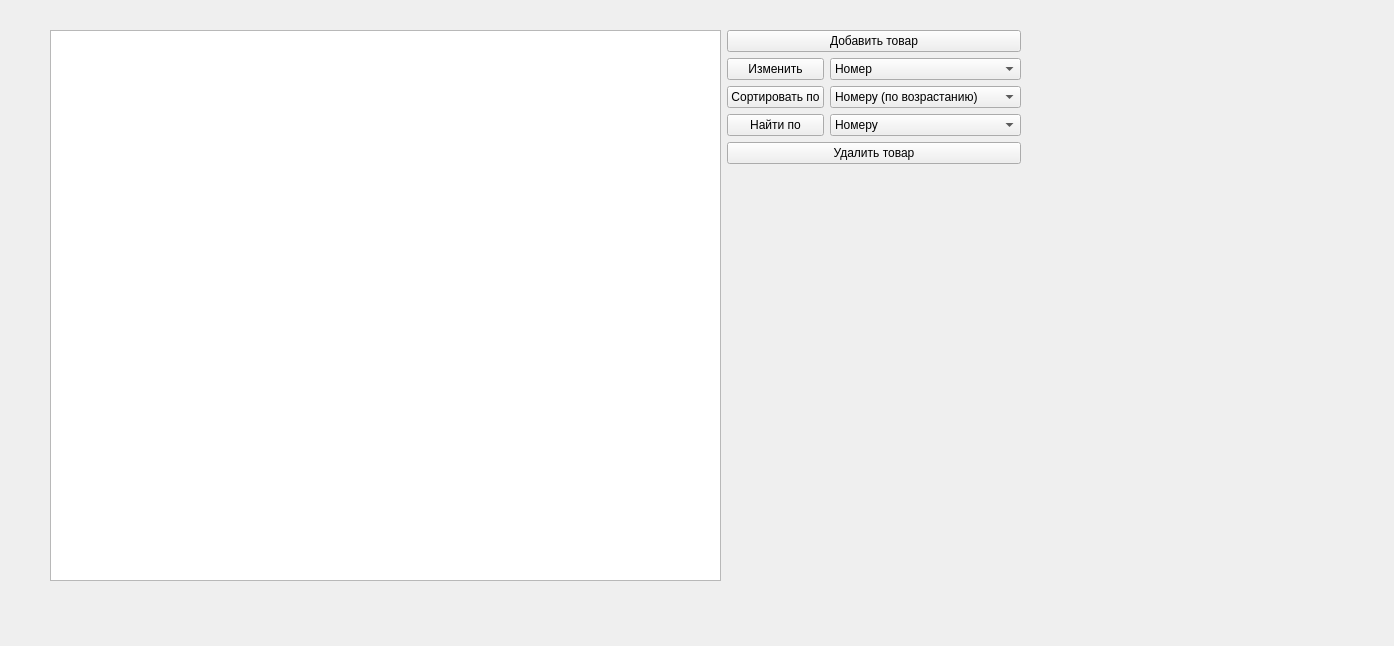
<?xml version="1.0" encoding="UTF-8"?>
<ui version="4.0">
 <class>PriceListTable</class>
 <widget class="QWidget" name="PriceListTable">
  <property name="geometry">
   <rect>
    <x>0</x>
    <y>0</y>
    <width>1394</width>
    <height>646</height>
   </rect>
  </property>
  <property name="minimumSize">
   <size>
    <width>700</width>
    <height>500</height>
   </size>
  </property>
  <property name="windowTitle">
   <string>Form</string>
  </property>
  <widget class="QWidget" name="gridLayoutWidget">
   <property name="geometry">
    <rect>
     <x>50</x>
     <y>30</y>
     <width>971</width>
     <height>551</height>
    </rect>
   </property>
   <layout class="QGridLayout" name="gridLayout">
    <item row="3" column="2">
     <widget class="QComboBox" name="findingComboBox">
      <item>
       <property name="text">
        <string>Номеру</string>
       </property>
      </item>
      <item>
       <property name="text">
        <string>Названию</string>
       </property>
      </item>
      <item>
       <property name="text">
        <string>Цене</string>
       </property>
      </item>
     </widget>
    </item>
    <item row="1" column="1">
     <widget class="QPushButton" name="changingButton">
      <property name="text">
       <string>Изменить</string>
      </property>
     </widget>
    </item>
    <item row="1" column="2">
     <widget class="QComboBox" name="changingProductComboBox">
      <item>
       <property name="text">
        <string>Номер</string>
       </property>
      </item>
      <item>
       <property name="text">
        <string>Навзание</string>
       </property>
      </item>
      <item>
       <property name="text">
        <string>Цену</string>
       </property>
      </item>
     </widget>
    </item>
    <item row="0" column="1" colspan="2">
     <widget class="QPushButton" name="addingProductButton">
      <property name="text">
       <string>Добавить товар</string>
      </property>
     </widget>
    </item>
    <item row="0" column="0" rowspan="8">
     <widget class="QTableWidget" name="priceListTable"/>
    </item>
    <item row="3" column="1">
     <widget class="QPushButton" name="findingButton">
      <property name="text">
       <string>Найти по</string>
      </property>
     </widget>
    </item>
    <item row="2" column="1">
     <widget class="QPushButton" name="sortingButton">
      <property name="text">
       <string>Сортировать по</string>
      </property>
     </widget>
    </item>
    <item row="2" column="2">
     <widget class="QComboBox" name="sortingComboBox">
      <item>
       <property name="text">
        <string>Номеру (по возрастанию)</string>
       </property>
      </item>
      <item>
       <property name="text">
        <string>Номеру (по убыванию)</string>
       </property>
      </item>
      <item>
       <property name="text">
        <string>Названию (по возрастанию)</string>
       </property>
      </item>
      <item>
       <property name="text">
        <string>Названию (по убыванию)</string>
       </property>
      </item>
      <item>
       <property name="text">
        <string>Цене (по возрастанию)</string>
       </property>
      </item>
      <item>
       <property name="text">
        <string>Цене (по убыванию)</string>
       </property>
      </item>
     </widget>
    </item>
    <item row="4" column="1" colspan="2">
     <widget class="QPushButton" name="deletingButton">
      <property name="text">
       <string>Удалить товар</string>
      </property>
     </widget>
    </item>
   </layout>
  </widget>
 </widget>
 <resources/>
 <connections/>
</ui>
